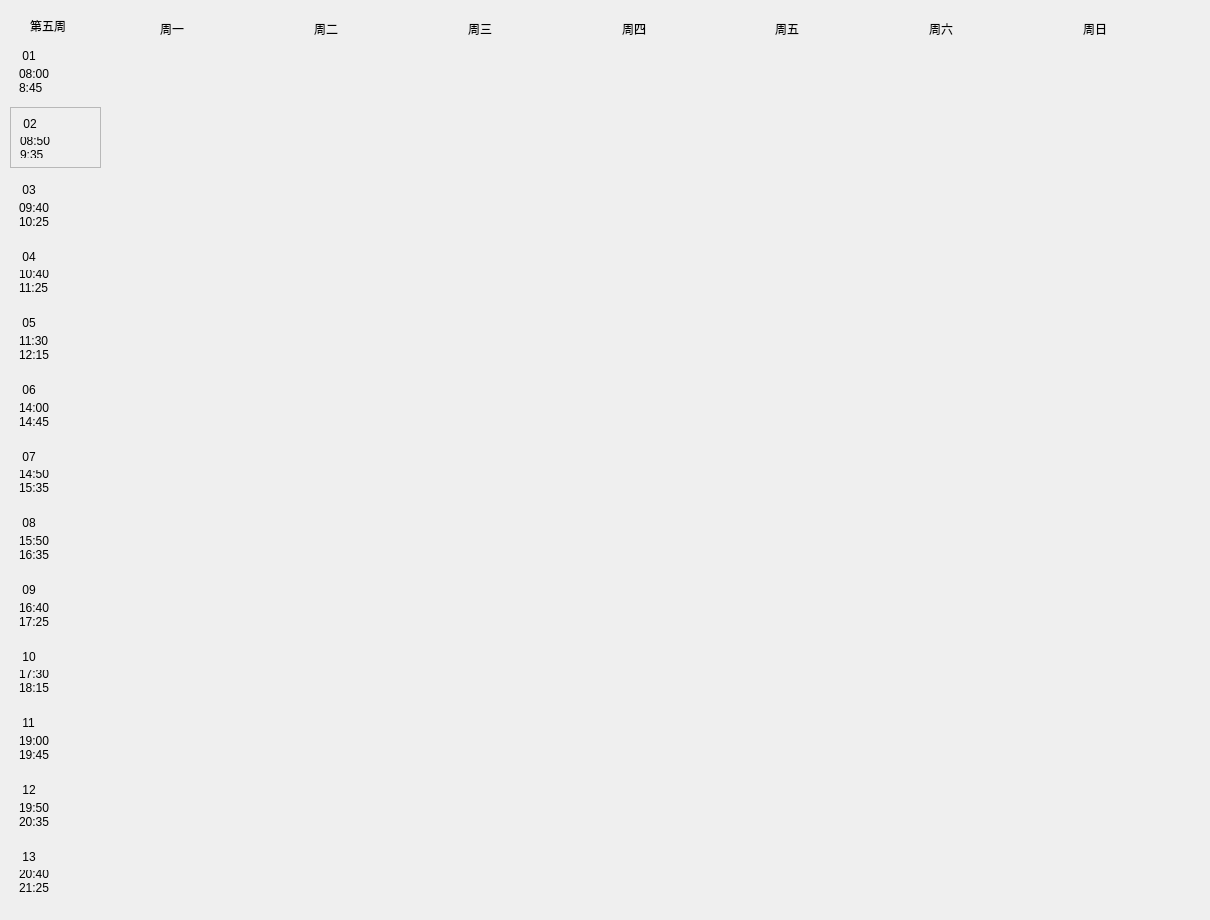
   <widget class="QWidget" name="page5">
    <widget class="QWidget" name="widget_65" native="true">
     <property name="geometry">
      <rect>
       <x>10</x>
       <y>0</y>
       <width>1191</width>
       <height>911</height>
      </rect>
     </property>
     <widget class="QLabel" name="firstweek_5">
      <property name="geometry">
       <rect>
        <x>20</x>
        <y>10</y>
        <width>71</width>
        <height>31</height>
       </rect>
      </property>
      <property name="styleSheet">
       <string notr="true">font: 12pt &quot;微软雅黑&quot;;</string>
      </property>
      <property name="text">
       <string>第五周</string>
      </property>
     </widget>
     <widget class="QWidget" name="widget_66" native="true">
      <property name="geometry">
       <rect>
        <x>0</x>
        <y>40</y>
        <width>91</width>
        <height>861</height>
       </rect>
      </property>
      <layout class="QVBoxLayout" name="verticalLayout_57">
       <item>
        <widget class="QWidget" name="widget_67" native="true">
         <layout class="QVBoxLayout" name="verticalLayout_58">
          <item>
           <widget class="QLabel" name="num1_5">
            <property name="styleSheet">
             <string notr="true">font: rgb(32, 48, 126);
font: 12pt &quot;隶书&quot;;</string>
            </property>
            <property name="text">
             <string> 01</string>
            </property>
           </widget>
          </item>
          <item>
           <widget class="QLabel" name="first_5">
            <property name="text">
             <string>08:00
8:45</string>
            </property>
            <property name="scaledContents">
             <bool>false</bool>
            </property>
           </widget>
          </item>
         </layout>
        </widget>
       </item>
       <item>
        <widget class="QFrame" name="frame_5">
         <property name="frameShape">
          <enum>QFrame::StyledPanel</enum>
         </property>
         <property name="frameShadow">
          <enum>QFrame::Raised</enum>
         </property>
         <layout class="QVBoxLayout" name="verticalLayout_59">
          <item>
           <widget class="QLabel" name="num2_5">
            <property name="styleSheet">
             <string notr="true">font: rgb(32, 48, 126);
font: 12pt &quot;隶书&quot;;</string>
            </property>
            <property name="text">
             <string> 02</string>
            </property>
           </widget>
          </item>
          <item>
           <widget class="QLabel" name="second_5">
            <property name="text">
             <string>08:50
9:35</string>
            </property>
           </widget>
          </item>
         </layout>
        </widget>
       </item>
       <item>
        <widget class="QWidget" name="widget_68" native="true">
         <layout class="QVBoxLayout" name="verticalLayout_60">
          <item>
           <widget class="QLabel" name="num3_5">
            <property name="styleSheet">
             <string notr="true">font: 12pt &quot;隶书&quot;;</string>
            </property>
            <property name="text">
             <string> 03</string>
            </property>
           </widget>
          </item>
          <item>
           <widget class="QLabel" name="third_5">
            <property name="text">
             <string>09:40
10:25</string>
            </property>
           </widget>
          </item>
         </layout>
        </widget>
       </item>
       <item>
        <widget class="QWidget" name="widget_69" native="true">
         <layout class="QVBoxLayout" name="verticalLayout_61">
          <item>
           <widget class="QLabel" name="num4_5">
            <property name="styleSheet">
             <string notr="true">font: 12pt &quot;隶书&quot;;</string>
            </property>
            <property name="text">
             <string> 04</string>
            </property>
           </widget>
          </item>
          <item>
           <widget class="QLabel" name="forth_5">
            <property name="text">
             <string>10:40
11:25</string>
            </property>
           </widget>
          </item>
         </layout>
        </widget>
       </item>
       <item>
        <widget class="QWidget" name="widget_70" native="true">
         <layout class="QVBoxLayout" name="verticalLayout_62">
          <item>
           <widget class="QLabel" name="num5_5">
            <property name="styleSheet">
             <string notr="true">font: 12pt &quot;隶书&quot;;</string>
            </property>
            <property name="text">
             <string> 05</string>
            </property>
           </widget>
          </item>
          <item>
           <widget class="QLabel" name="fifth_5">
            <property name="text">
             <string>11:30
12:15</string>
            </property>
           </widget>
          </item>
         </layout>
        </widget>
       </item>
       <item>
        <widget class="QWidget" name="widget_71" native="true">
         <layout class="QVBoxLayout" name="verticalLayout_63">
          <item>
           <widget class="QLabel" name="num6_5">
            <property name="styleSheet">
             <string notr="true">font: 12pt &quot;隶书&quot;;</string>
            </property>
            <property name="text">
             <string> 06</string>
            </property>
           </widget>
          </item>
          <item>
           <widget class="QLabel" name="sixth_5">
            <property name="text">
             <string>14:00
14:45</string>
            </property>
           </widget>
          </item>
         </layout>
        </widget>
       </item>
       <item>
        <widget class="QWidget" name="widget_72" native="true">
         <layout class="QVBoxLayout" name="verticalLayout_64">
          <item>
           <widget class="QLabel" name="num7_5">
            <property name="styleSheet">
             <string notr="true">font: 12pt &quot;隶书&quot;;</string>
            </property>
            <property name="text">
             <string> 07</string>
            </property>
           </widget>
          </item>
          <item>
           <widget class="QLabel" name="seventh_5">
            <property name="text">
             <string>14:50
15:35</string>
            </property>
           </widget>
          </item>
         </layout>
        </widget>
       </item>
       <item>
        <widget class="QWidget" name="widget_73" native="true">
         <layout class="QVBoxLayout" name="verticalLayout_65">
          <item>
           <widget class="QLabel" name="num8_5">
            <property name="styleSheet">
             <string notr="true">font: 12pt &quot;隶书&quot;;</string>
            </property>
            <property name="text">
             <string> 08</string>
            </property>
           </widget>
          </item>
          <item>
           <widget class="QLabel" name="eighth_5">
            <property name="text">
             <string>15:50
16:35</string>
            </property>
           </widget>
          </item>
         </layout>
        </widget>
       </item>
       <item>
        <widget class="QWidget" name="widget_74" native="true">
         <layout class="QVBoxLayout" name="verticalLayout_66">
          <item>
           <widget class="QLabel" name="num9_5">
            <property name="styleSheet">
             <string notr="true">font: 12pt &quot;隶书&quot;;</string>
            </property>
            <property name="text">
             <string> 09</string>
            </property>
           </widget>
          </item>
          <item>
           <widget class="QLabel" name="ninth_5">
            <property name="text">
             <string>16:40
17:25</string>
            </property>
           </widget>
          </item>
         </layout>
        </widget>
       </item>
       <item>
        <widget class="QWidget" name="widget_75" native="true">
         <layout class="QVBoxLayout" name="verticalLayout_67">
          <item>
           <widget class="QLabel" name="num10_5">
            <property name="styleSheet">
             <string notr="true">font: 12pt &quot;隶书&quot;;</string>
            </property>
            <property name="text">
             <string> 10</string>
            </property>
           </widget>
          </item>
          <item>
           <widget class="QLabel" name="tenth_5">
            <property name="text">
             <string>17:30
18:15</string>
            </property>
           </widget>
          </item>
         </layout>
        </widget>
       </item>
       <item>
        <widget class="QWidget" name="widget_76" native="true">
         <layout class="QVBoxLayout" name="verticalLayout_68">
          <item>
           <widget class="QLabel" name="num11_5">
            <property name="styleSheet">
             <string notr="true">font: 12pt &quot;隶书&quot;;</string>
            </property>
            <property name="text">
             <string> 11</string>
            </property>
           </widget>
          </item>
          <item>
           <widget class="QLabel" name="eleventh_5">
            <property name="text">
             <string>19:00
19:45</string>
            </property>
           </widget>
          </item>
         </layout>
        </widget>
       </item>
       <item>
        <widget class="QWidget" name="widget_77" native="true">
         <layout class="QVBoxLayout" name="verticalLayout_69">
          <item>
           <widget class="QLabel" name="num12_5">
            <property name="styleSheet">
             <string notr="true">font: 12pt &quot;隶书&quot;;</string>
            </property>
            <property name="text">
             <string> 12</string>
            </property>
           </widget>
          </item>
          <item>
           <widget class="QLabel" name="twelfth_5">
            <property name="text">
             <string>19:50
20:35</string>
            </property>
           </widget>
          </item>
         </layout>
        </widget>
       </item>
       <item>
        <widget class="QWidget" name="widget_78" native="true">
         <layout class="QVBoxLayout" name="verticalLayout_70">
          <item>
           <widget class="QLabel" name="num13_5">
            <property name="styleSheet">
             <string notr="true">font: 12pt &quot;隶书&quot;;</string>
            </property>
            <property name="text">
             <string> 13</string>
            </property>
           </widget>
          </item>
          <item>
           <widget class="QLabel" name="thirteenth_5">
            <property name="text">
             <string>20:40
21:25</string>
            </property>
           </widget>
          </item>
         </layout>
        </widget>
       </item>
      </layout>
     </widget>
     <widget class="QWidget" name="widget_79" native="true">
      <property name="geometry">
       <rect>
        <x>150</x>
        <y>10</y>
        <width>1071</width>
        <height>37</height>
       </rect>
      </property>
      <property name="styleSheet">
       <string notr="true">font: 12pt &quot;隶书&quot;;</string>
      </property>
      <layout class="QHBoxLayout" name="horizontalLayout_5">
       <item>
        <widget class="QLabel" name="mon_5">
         <property name="text">
          <string>周一</string>
         </property>
        </widget>
       </item>
       <item>
        <widget class="QLabel" name="tue_5">
         <property name="text">
          <string>周二</string>
         </property>
        </widget>
       </item>
       <item>
        <widget class="QLabel" name="wed_5">
         <property name="text">
          <string>周三</string>
         </property>
        </widget>
       </item>
       <item>
        <widget class="QLabel" name="thu_5">
         <property name="text">
          <string>周四</string>
         </property>
        </widget>
       </item>
       <item>
        <widget class="QLabel" name="fri_5">
         <property name="text">
          <string>周五</string>
         </property>
        </widget>
       </item>
       <item>
        <widget class="QLabel" name="sat_5">
         <property name="text">
          <string>周六</string>
         </property>
        </widget>
       </item>
       <item>
        <widget class="QLabel" name="sun_5">
         <property name="text">
          <string>周日</string>
         </property>
        </widget>
       </item>
      </layout>
     </widget>
     <widget class="QWidget" name="widget_80" native="true">
      <property name="geometry">
       <rect>
        <x>100</x>
        <y>50</y>
        <width>1061</width>
        <height>851</height>
       </rect>
      </property>
     </widget>
    </widget>
   </widget>
